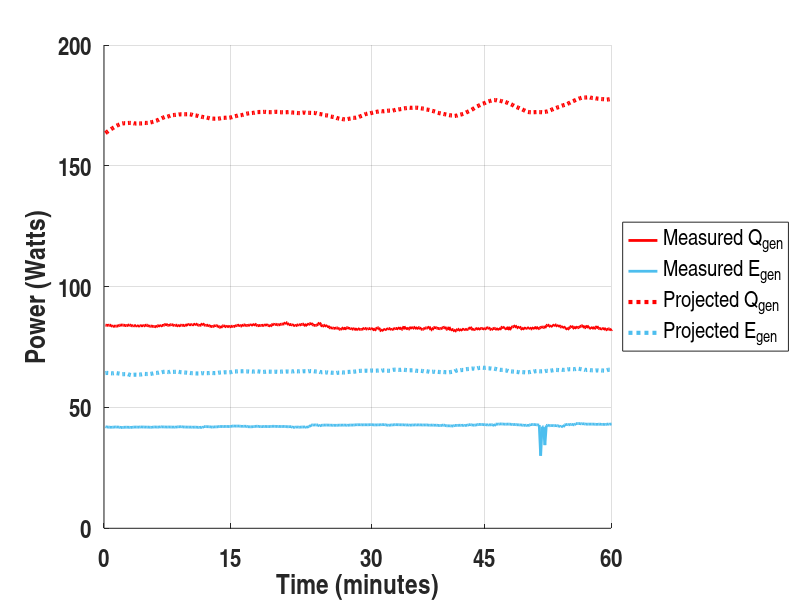
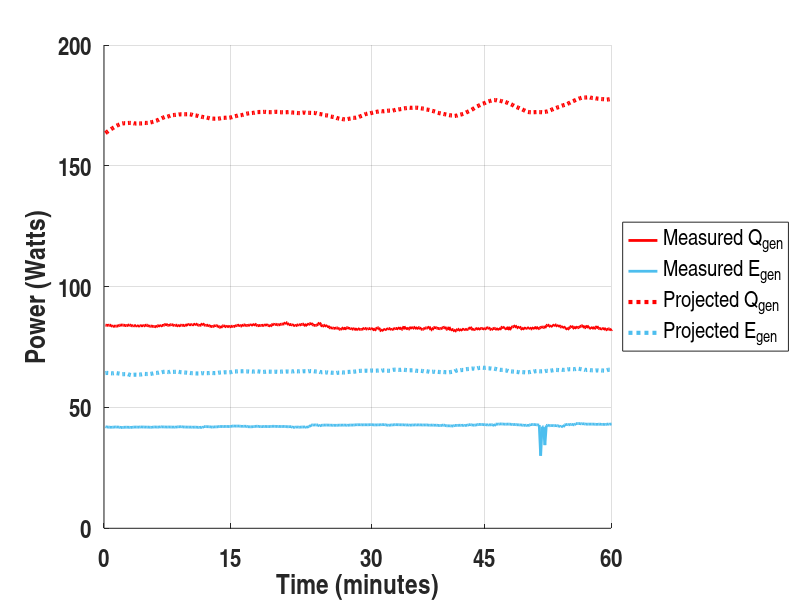

The MATLAB script that drew these images, in order:
%% This plots the measured and project energy generattion from 
%% February 20th
%% Projective data assume higher R_theta and higher optical eta

clc;
clear all;

% ***** INIT
% Color Log
Turquoise = [0.301960796117783 0.745098054409027 0.933333337306976];
Purple = [0.494117647409439 0.184313729405403 0.556862771511078];
Grey = [0.7 0.7 0.7];

% 20-Feb Measured Qgen & Egen 

load('ICSolar.ICS_Skeleton_20_Feb_2015.mat','measured_Qgen_arrayTotal',...
    'measured_Egen_arrayTotal','Start','End','day');

figure('Color',[1 1 1]);
hold on;

axis([0 360 0 200]);

%Create Title
% title({strcat(day,': Array Total Energy Generation'),...
%     '6 Modules of PV & 12 Modules of Thermal Collection',...
%     'Modeled vs Projected'},...
%     'FontName','Arial Narrow',...
%     'FontSize',18);

%Create xlabel
xlabel('Time (minutes)','FontName','Arial Narrow',...
    'FontSize',20,... % 15.4
    'FontWeight','bold');
set(gca,'XTickLabel',{'0','15','30','45','60'},...
    'FontName','arial narrow',...
    'FontSize',18,... % 14
    'FontWeight','bold'); 
set(gca,'XTick',[0 90 190 270 360]);
set(gca,'XGrid','on');

% Create ylabel
ylabel('Power (Watts)','FontName','Arial Narrow',...
    'FontSize',20,...
    'FontWeight','bold');
set(gca,'YGrid','on',...
    'FontName','arial narrow',...
    'FontSize',18,...
    'FontWeight','bold');


%Plot 

t_s_Egen = measured_Egen_arrayTotal(:,Start:End);
t_s_Qgen = measured_Qgen_arrayTotal(:,Start:End); 


plot(t_s_Qgen,'Color',[1 0 0],'DisplayName','t_o_Qgen','LineWidth',2);
plot(t_s_Egen,'Color',Turquoise,...
    'DisplayName','t_o_Egen','LineWidth',2);


%Plot Projected ...
clc;
clear all;

load('PROJECTED_ICSolar.ICS_Skeleton_20_Feb_2015.mat','Qgen_arrayTotal',...
    'Egen_arrayTotal','Start','End','day');
Turquoise = [0.301960796117783 0.745098054409027 0.933333337306976];

t_s_Qgen = Qgen_arrayTotal(:,Start:End);
t_s_Egen = Egen_arrayTotal(:,Start:End);
 


plot(t_s_Qgen,'Color',[1 0 0],...
    'LineWidth',3,...
    'LineStyle',':');
plot(t_s_Egen,'Color',Turquoise,...
    'LineWidth',3,...
    'LineStyle',':');

legend('Measured Q_{gen}','Measured E_{gen}',...
   'Projected Q_{gen}','Projected E_{gen}',...
    'Location','eastoutside');    %'southeast'
set(legend,'FontName','Arial Narrow');

filename = strcat(day,'Projected Energy');
savefig(filename);
print(filename,'-dpng');

